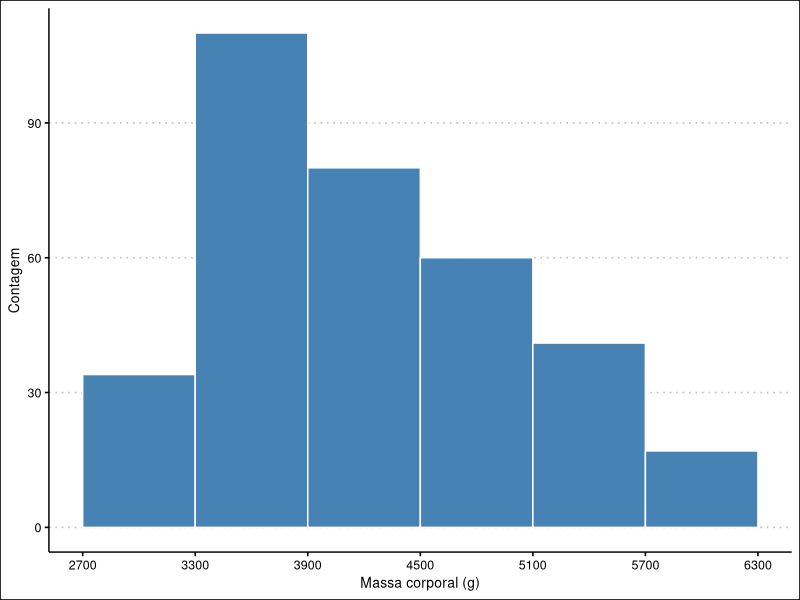
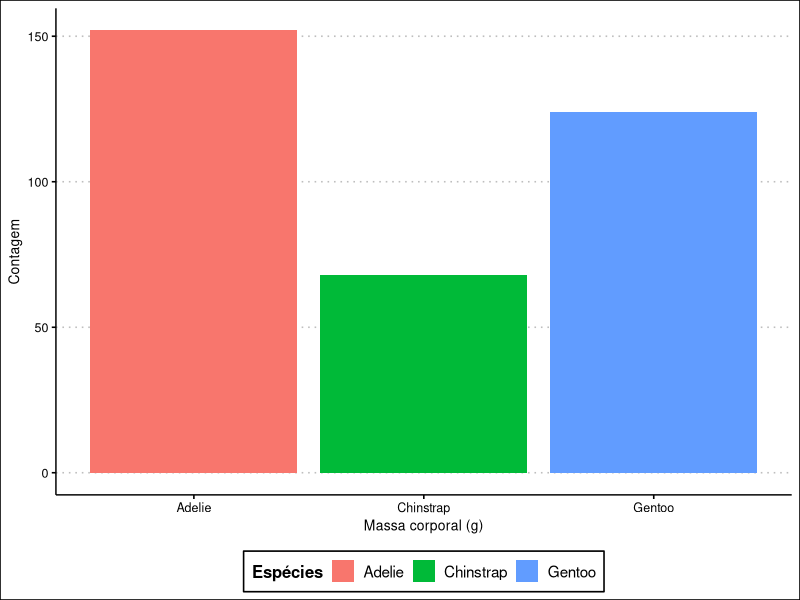
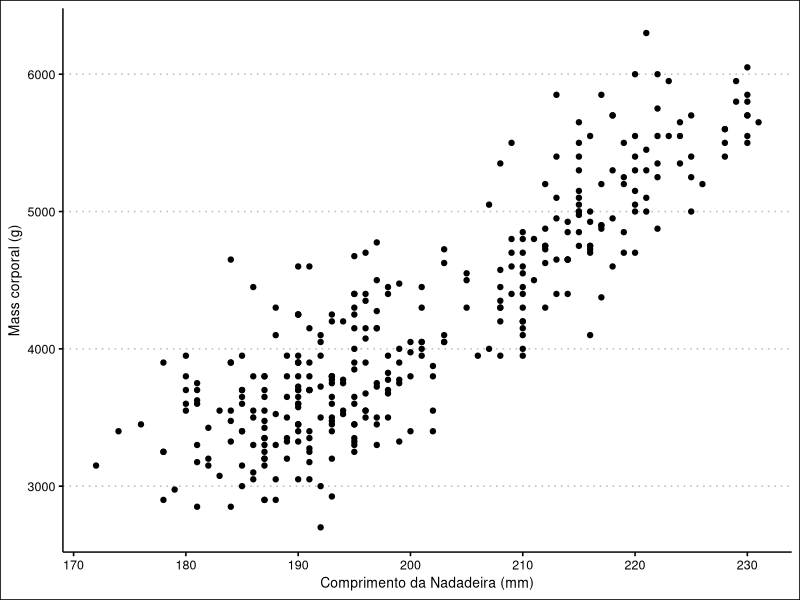
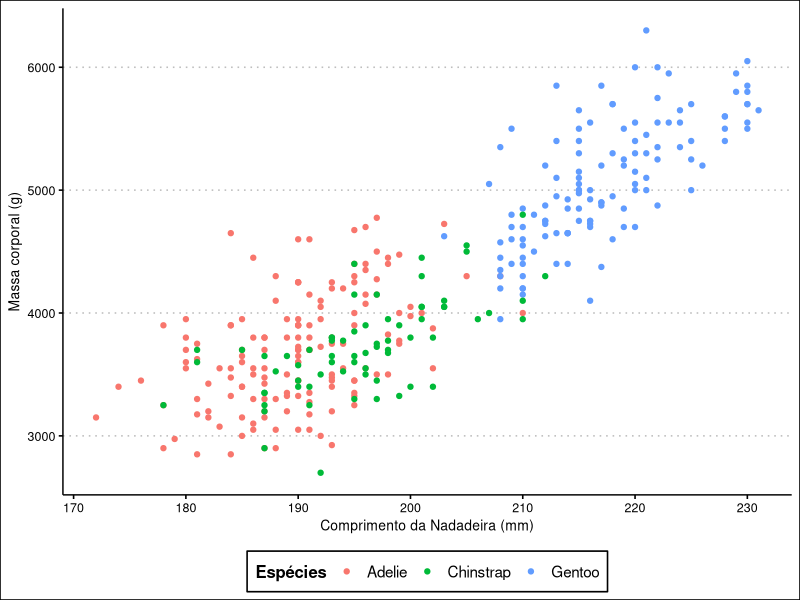
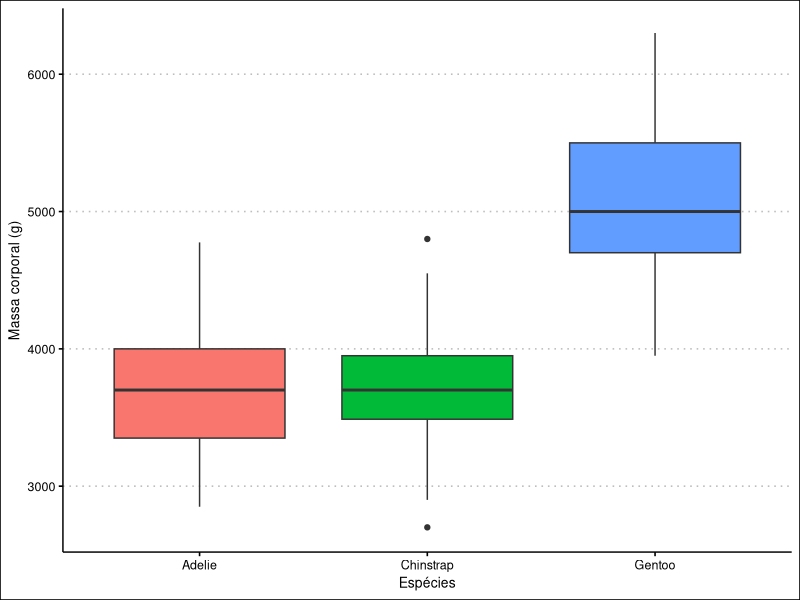
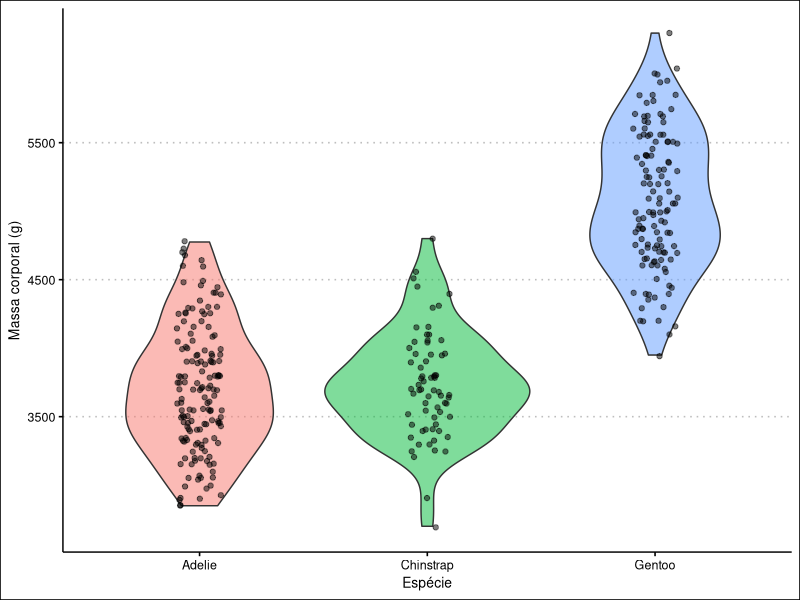
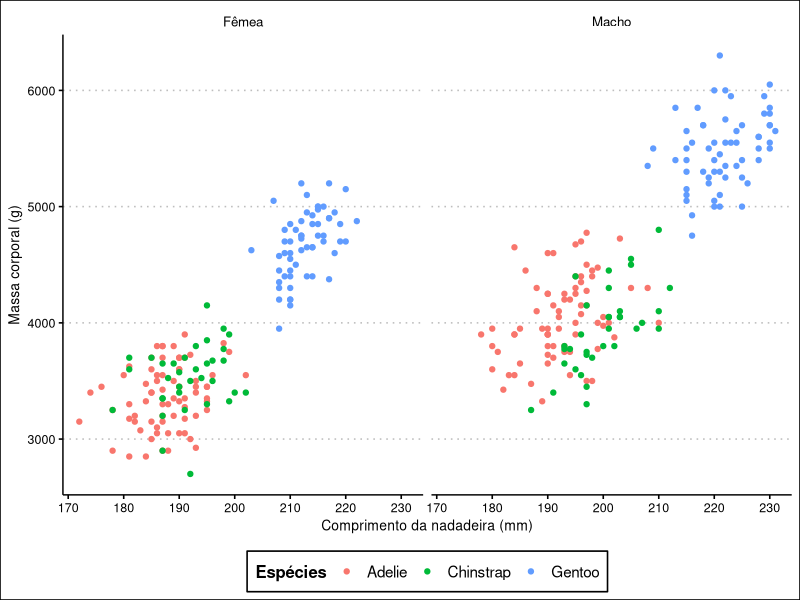
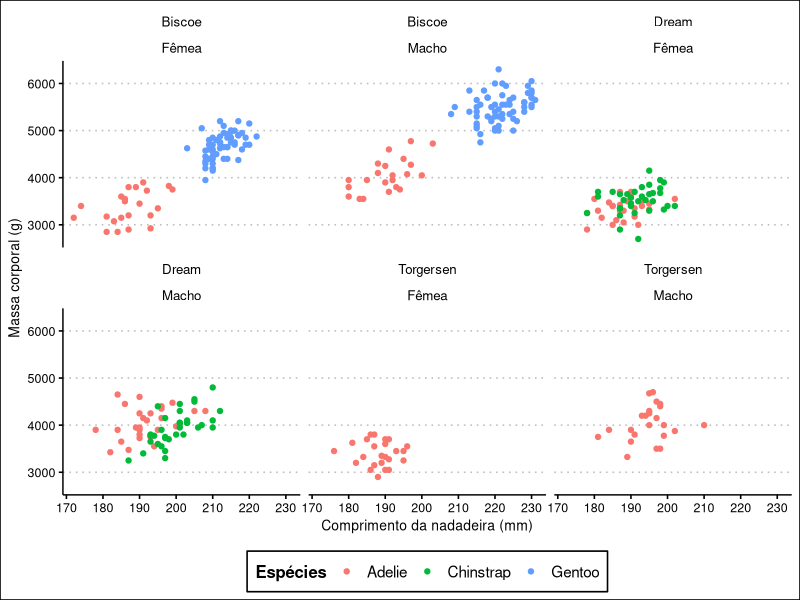

Recreate these plots in R, in order.
## ---- chunk 1
#| echo: false
#| message: false
#| warning: false

library(kableExtra)
## ---- chunk 2
library(tidyverse)
## ---- chunk 3
#| warning: false
library(palmerpenguins)
## ---- chunk 4
data("penguins", package = "palmerpenguins")
## ---- chunk 5
glimpse(penguins)
## ---- chunk 6
penguins %>% 
  select(species, island, sex)
## ---- chunk 7
penguins %>% 
  select(
    body_mass_g, ends_with("_mm")
  )
## ---- chunk 8
penguins %>% 
  select(-year, -island)
## ---- chunk 9
penguins %>% 
  filter(
      species == "Adelie", island == "Torgersen"
    )
## ---- chunk 10
penguins %>% 
  filter(
    body_mass_g > 6000 | bill_length_mm > 55
  )
## ---- chunk 11
penguins %>% 
  filter(is.na(sex))
## ---- chunk 12
penguins_completos <- penguins %>% 
  drop_na()
## ---- chunk 13
penguins %>% 
  arrange(body_mass_g)
## ---- chunk 14
penguins %>% 
  arrange(desc(body_mass_g))
## ---- chunk 15
penguins %>% 
  arrange(
    species, # Primeiro por espécie
    desc(body_mass_g) # Depois por massa decrescente
  )
## ---- chunk 16
penguins %>% 
  mutate(body_mass_kg = body_mass_g/1000) %>% 
  select(species, body_mass_kg)
## ---- chunk 17
penguins %>% 
  mutate(
    size_category = case_when(
      body_mass_g > 4750 ~ "Grande",
      body_mass_g < 3500 ~ "Pequeno",
      TRUE ~ "Médio"
    )
  ) %>% 
  select(
    species, body_mass_g, size_category
  )
## ---- chunk 18
penguins %>% 
  summarise(
    massa_media = mean(body_mass_g, na.rm = TRUE),
    nadadeira_max = max(flipper_length_mm, na.rm = TRUE)
  )
## ---- chunk 19
penguins %>% 
  group_by(species) %>% 
  summarise(
    massa_media_g = mean(body_mass_g, na.rm = TRUE)
  )
## ---- chunk 20
#| results: hide
tabela_resumo <- penguins %>% 
  drop_na(sex) %>% 
  group_by(species, sex) %>% 
  summarise(
    contagem = n(),
    massa_media_g = mean(body_mass_g),
    massa_dp_g = sd(body_mass_g),
    comp_bico_medio_mm = mean(bill_length_mm),
    .groups = "drop"
  )
tabela_resumo
## ---- chunk 21
#| echo: false
#| label: tbl-tabela-resumo1
#| tbl-cap: "Estatísticas descritivas de características biométricas de pinguins, agrupadas por espécie e sexo."
#| tbl-pos: "H"

tabela_resumo %>% 
  kable(
    col.names = c("Espécies", "Sexo", "Contagem",
                  "Massa média (g)", 
                  "Massa Desvio-padrão (g)",
                  "Comprimento médio do bico (mm)"),
    align = c(rep("l", 2), rep("c", 4)),
    booktabs = TRUE,
    format = "latex",
    digits = 2
  ) %>% 
  kable_styling(
    latex_options = c("striped", "scale_down"),
    full_width = FALSE
  )
## ---- chunk 22
#| results: hide
tabela_resumo %>% 
  mutate(
    sex = recode(sex,
                 "female" = "Fêmea",
                 "male" = "Macho")
  ) 
## ---- chunk 23
#| echo: false
#| label: tbl-traduzida
#| tbl-cap: "Tradução da variável `sexo` da @tbl-tabela-resumo1."
#| tbl-pos: "H"

tabela_resumo %>% 
  mutate(
    sex = recode(sex,
                 "female" = "Fêmea",
                 "male" = "Macho")
  ) %>% 
  kable(
    col.names = c("Espécies", "Sexo", "Contagem",
                  "Massa média (g)", 
                  "Massa Desvio-padrão (g)",
                  "Comprimento médio do bico (mm)"),
    align = c(rep("l", 2), rep("c", 4)),
    booktabs = TRUE,
    format = "latex",
    digits = 2
  ) %>% 
  kable_styling(
    latex_options = c("striped", "scale_down"),
    full_width = FALSE
  ) 
## ---- chunk 24
#| echo: false
#| label: tbl-dplyr-fcts
#| tbl-cap: "Descrição das principais funções do `tidyverse`."
#| tbl-pos: "b"

tibble(
  fcts = c("glimpse()", "select()", "filter()", 
           "arrange()", "mutate()", "group_by()", 
           "summarise()", "recode()", "n()"),
  desc = c("Inspecionar conjuntos de dados.",
          "Seleciona colunas pelo nome.",
           "Filtra linhas com base em seus valores.",
           "Reordena as linhas.",
           "Cria novas colunas (variáveis).",
           "Agrupa os dados por uma ou mais variáveis.",
           "Reduz múltiplos valores a um único resumo.",
           "Renomeia categorias de variáveis.",
           "Conta o número de observações.")
) %>% 
  kable(
    col.names = c("Função", "Descrição"),
    booktabs = TRUE, 
    align = "l"
  ) %>% 
  kable_styling(
    latex_options = c("striped")
  )
## ---- chunk 25
#| results: hide

penguins %>% 
  select(bill_length_mm) %>% 
  summary()
## ---- chunk 26
#| echo: false
#| tbl-pos: H
#| tbl-cap: "Saída da função `summary()`"
#| label: tbl-summary

penguins %>% 
  summarise(
    x = "bill_length_mm",
    min     = min(bill_length_mm, na.rm = TRUE),
    quad1 = quantile(bill_length_mm, 0.25, na.rm = TRUE),
    mediana = median(bill_length_mm, na.rm = TRUE),
    media   = mean(bill_length_mm, na.rm = TRUE),
    quad3 = quantile(bill_length_mm, 0.75, na.rm = TRUE),
    max     = max(bill_length_mm, na.rm = TRUE),
    na    = sum(is.na(bill_length_mm))
  ) %>%
  select(x, everything()) %>% 
  kable(
    col.names = c("Variável", "Min", "1º Quad.", "Mediana", "Média",
                  "3º Quad.", "Max", "NAs"),
    booktabs = TRUE,
    align = c("l", rep("c", 7))
  ) %>% 
  kable_styling("striped")
## ---- chunk 27
#| echo: false
#| tbl-cap: "Distribuição de frequências para as espécies de Pinguins."
#| label: tbl-freq-pin
#| tbl-pos: "H"

penguins %>% 
  count(species, name = "freq") %>% 
  mutate(
    freq.r = round(freq/sum(freq), 3),
    porc = paste0(round(freq.r*100,3), "\\%")
  ) %>% 
  arrange(desc(freq)) %>% 
  as_tibble() %>% 
  bind_rows(
    tibble(
      species = "Total",
      freq = sum(penguins %>% count(species) %>% select(n)),
      freq.r = round(1, 3),
      porc = "100\\%"
    )
  ) %>% 
  kable(
    col.names = c(
      "Espécies",
      "Frequência",
      "Frequência absoluta",
      "Porcentagem"
      ),
    booktabs = TRUE,
    align = c("lccc"),
    escape = FALSE
  ) %>% 
  kable_styling(
    latex_options = c("striped")
  ) %>% 
  row_spec(3, extra_latex_after = "\\midrule")
## ---- chunk 28
penguins %>% 
  summarise(
    maior = max(body_mass_g, na.rm = TRUE),
    menor = min(body_mass_g, na.rm = TRUE),
    amplitude = max(body_mass_g, na.rm = TRUE) - min(body_mass_g, na.rm = TRUE))

# Ou ainda
A <- penguins %>% 
  summarise(
    amplitude = diff(range(body_mass_g, na.rm = TRUE))
  )
## ---- chunk 29
A/6
## ---- chunk 30
#| echo: false
#| tbl-cap: "Distribuição de frequências para a massa corporal (g) dos pinguins."
#| label: tbl-freq-abs-pin
#| tbl-pos: "H"

penguins %>%
  filter(!is.na(body_mass_g)) %>%
  {
    brks <- seq(2700, 6300, by = 600)
    brks[length(brks)] <- brks[length(brks)] + 1e-8
    labs <- sprintf("%d $\\vdash$ %d", 
                    seq(2700, 6300 - 600, by = 600),
                    seq(2700 + 600, 6300, by = 600))

    cut(x = .$body_mass_g,
        breaks = brks,
        right = FALSE, include.lowest = TRUE,
        labels = labs) %>% 
      as_tibble_col(column_name = "Intervalo") %>% 
      count(Intervalo, name = "freq", .drop = FALSE) %>% 
      mutate(
        fr = paste0(round(freq / sum(freq) * 100, 2), "\\%"),
        far = paste0(round(cumsum(freq) / sum(freq) * 100, 2), "\\%")
      ) %>% 
      kable(
        col.names = c("Massa corporal (g)", "Frequência", "f.r. (\\%)", "f.a.r. (\\%)"),
        booktabs = TRUE,
        align = c("lccc"),
        escape = FALSE
      ) %>% 
      kable_styling(latex_options = "striped")
  }
## ---- chunk 31
#| warning: false
#| fig-cap: "Distribuição da massa corporal (g) dos pinguins."
#| fig-width: 6
#| fig-height: 2.75

penguins %>% 
  ggplot(mapping = aes(x = body_mass_g))+
    geom_histogram(color = "white", fill = "steelblue",
                   breaks = seq(2700, 6300, by = 600), 
                   closed = "left")+
    scale_x_continuous(
      breaks = seq(2700, 6300, by = 600),
      labels = seq(2700, 6300, by = 600),
      limits = c(2700, 6300)
    )+
    labs(
      x = "Massa corporal (g)",
      y = "Contagem"
    )+
    ggthemes::theme_clean()
## ---- chunk 32
# install.packages("ggthemes")
library(ggthemes)
## ---- chunk 33
#| fig-cap: "Distribuição de Pinguins por Espécie."
#| fig-width: 6
#| fig-height: 2.75

penguins %>% 
  ggplot(mapping = aes(x = species, fill = species))+
    geom_bar()+
    labs(
      x = "Espécie",
      y = "Número de Indivíduos"
    )+
    labs(
        x = "Massa corporal (g)",
        y = "Contagem",
        fill = "Espécies"
      )+
    theme_clean()+
    theme(legend.position = "bottom")
## ---- chunk 34
#| warning: false
#| fig-cap: "Relação entre o tamanho da nadadeira (mm) e o peso corporal (g) dos pinguins."
#| label: fig-dis-peso-nad

penguins %>% 
  ggplot(aes(x = flipper_length_mm, y = body_mass_g))+
    geom_point()+
    labs(
      x = "Comprimento da Nadadeira (mm)",
      y = "Mass corporal (g)"
    )+
  theme_clean()
## ---- chunk 35
#| warning: false
#| fig-cap: "Relação entre o tamanho da nadadeira (mm) e o peso corporal (g) por espécie dos pinguins."
#| label: fig-dis-esp

penguins %>% 
  ggplot(aes(x = flipper_length_mm, y = body_mass_g, color = species))+
    geom_point()+
    labs(
      x = "Comprimento da Nadadeira (mm)",
      y = "Massa corporal (g)",
      color = "Espécies"
    )+
    theme_clean()+
    theme(legend.position = "bottom")
## ---- chunk 36
#| warning: false
#| fig-cap: "Boxplot para a massa corporal (g) por espécies de pinguins."

penguins %>% 
  ggplot(aes(x = species, y = body_mass_g, fill = species))+
    geom_boxplot()+
    labs(
      x = "Espécies",
      y = "Massa corporal (g)",
      fill = "Espécies"
    )+
    theme_clean()+
    theme(legend.position = "none")
## ---- chunk 37
#| warning: false
penguins %>% 
  ggplot(aes(x = species, y = body_mass_g, fill = species))+
    geom_violin(alpha = 0.5)+
    geom_jitter(width = 0.1, alpha = 0.5)+
    labs(
      x = "Espécie",
      y = "Massa corporal (g)"
    )+
    theme_clean()+
    theme(legend.position = "none")
## ---- chunk 38
#| warning: false
#| fig-cap: "Distribuição de massa corporal (g) por espécie."

penguins %>% 
  filter(!is.na(sex)) %>% 
  mutate(
  sex = recode(sex,
         "female" = "Fêmea",
         "male" = "Macho")
  ) %>% 
  ggplot(aes(x = flipper_length_mm, y = body_mass_g, color = species))+
    geom_point()+
    facet_wrap(~ sex)+
    labs(
      x = "Comprimento da nadadeira (mm)",
      y = "Massa corporal (g)",
      color = "Espécies"
    )+
    theme_clean()+
    theme(legend.position = "bottom")
## ---- chunk 39
#| warning: false
#| fig-cap: "Distribuição de massa corporal (g) nas ilhas por espécie."
#| label: fig-massa-ilha
#| fig-height: 5

penguins %>% 
  filter(!is.na(sex)) %>% 
  mutate(
  sex = recode(sex,
         "female" = "Fêmea",
         "male" = "Macho")
  ) %>% 
  ggplot(aes(x = flipper_length_mm, y = body_mass_g, color = species))+
    geom_point()+
    facet_wrap(island ~ sex)+
    labs(
      x = "Comprimento da nadadeira (mm)",
      y = "Massa corporal (g)",
      color = "Espécies"
    )+
    theme_clean()+
    theme(legend.position = "bottom")
